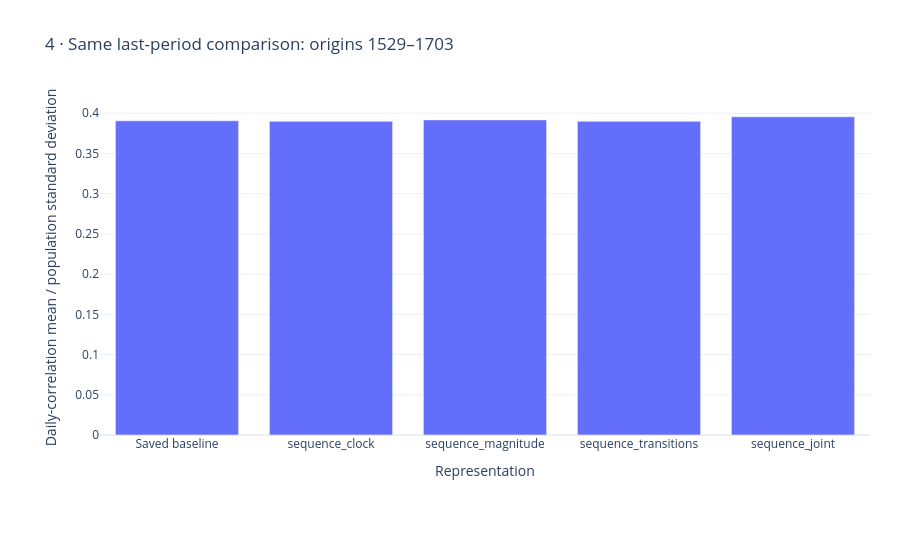

This figure's notebook cell:
### Markdown cell above
## Matched score comparison
Compare only identical validation origins and the official-style aggregation.

### Code cell
figures[3].show(renderer='plotly_mimetype')

### Figure 1 — Plotly figure (JSON) as saved in the notebook; plotly's stock layout.template omitted (floating-point values rounded to 4 significant figures)
{"data": [{"type": "bar", "x": ["Saved baseline", "sequence_clock", "sequence_magnitude", "sequence_transitions", "sequence_joint"], "y": [0.3906, 0.3899, 0.3917, 0.3899, 0.3956]}], "layout": {"height": 560, "legend": {"orientation": "h", "y": -0.25}, "margin": {"b": 125, "l": 100, "r": 30, "t": 100}, "title": {"text": "4 · Same last-period comparison: origins 1529–1703"}, "xaxis": {"title": {"text": "Representation"}}, "yaxis": {"title": {"text": "Daily-correlation mean / population standard deviation"}}}}
